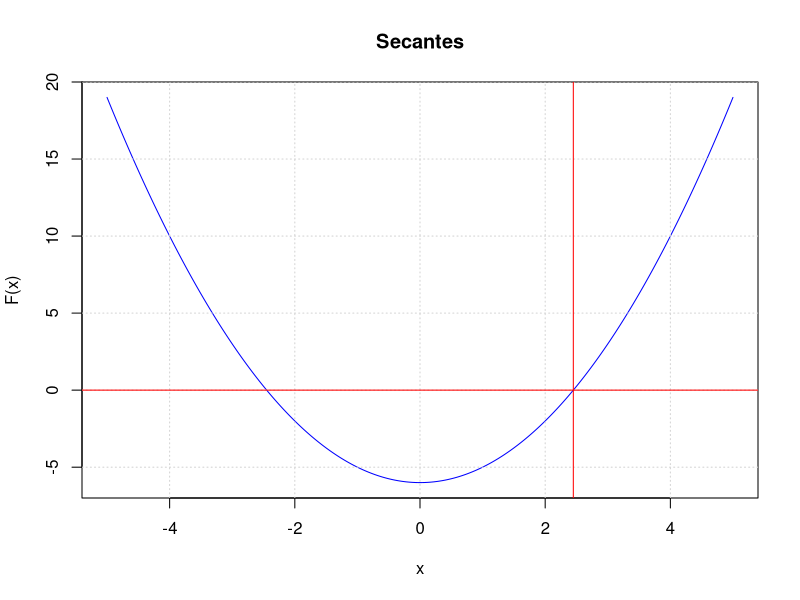

R code for this plot:
# METODO DE LAS SECANTES
rm(list = ls())

## F(X)
f<-function(x){x^2-6}

## Grafica
Xg<-seq(-5,5,0.01)
plot(Xg,f(Xg),type="l",col="blue",main="Secantes"
     ,xlab = "x",ylab = "F(x)")
grid()

## Algoritmo
SC<-function(x0,x1,f,iMax,es){
  iteracion<-0
  ea<-100
  xr<-x1
  xrOld1<-x0
  
  while (ea>es&&iteracion<iMax) {
    xrOld0<-xrOld1 #xi-1 = xi+1
    xrOld1<-xr #xi+1=xr
    m<-(xrOld1-xrOld0)/(f(xrOld1)-f(xrOld0)) #Pendiente
    xr<-xrOld1-m*f(xrOld1) 
    iteracion<-iteracion+1
    
    if (f(xr)!=0) {
      ea<-abs((xr-xrOld1)/xr)*100 #%
    }
  }
  abline(v=xr,h=0,col="red")
  cat("Valor aproximado de la ecuacion fue: ", xr,
      " con un error porcentual relativo de: ", ea,
      "% y ",iteracion," iteraciones \n")
  
  return(sprintf(xr, fmt = '%#.10f')) #Imprimir valores con 10 decimales de precision
}

SC(x0 = 3, x1 = 2, f = f, iMax = 100, es = 0.00)
